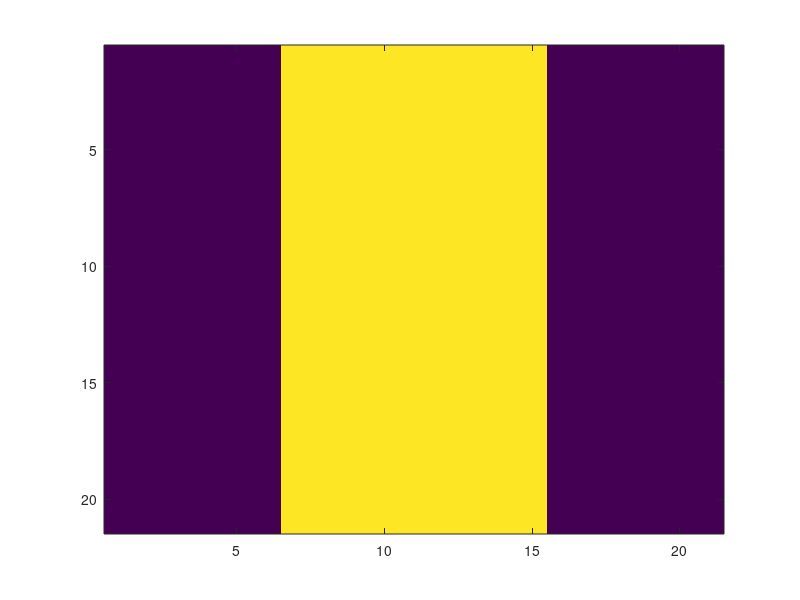
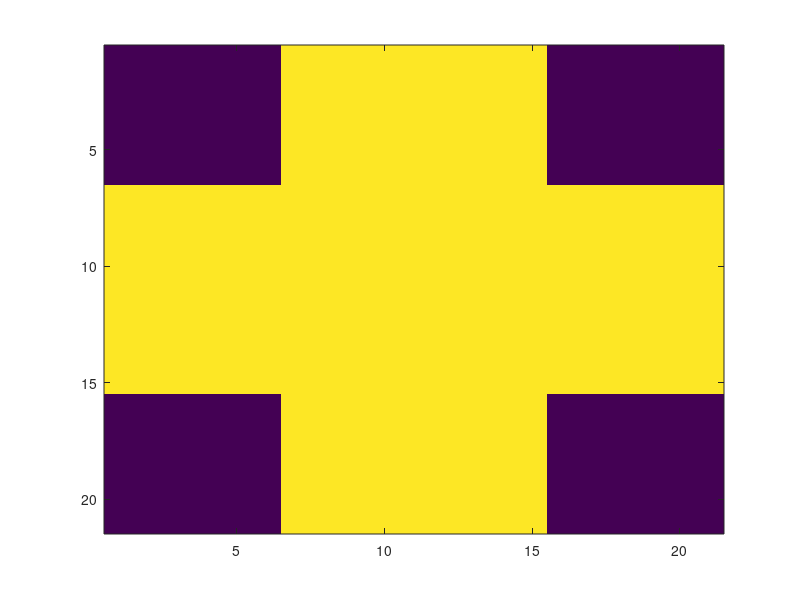
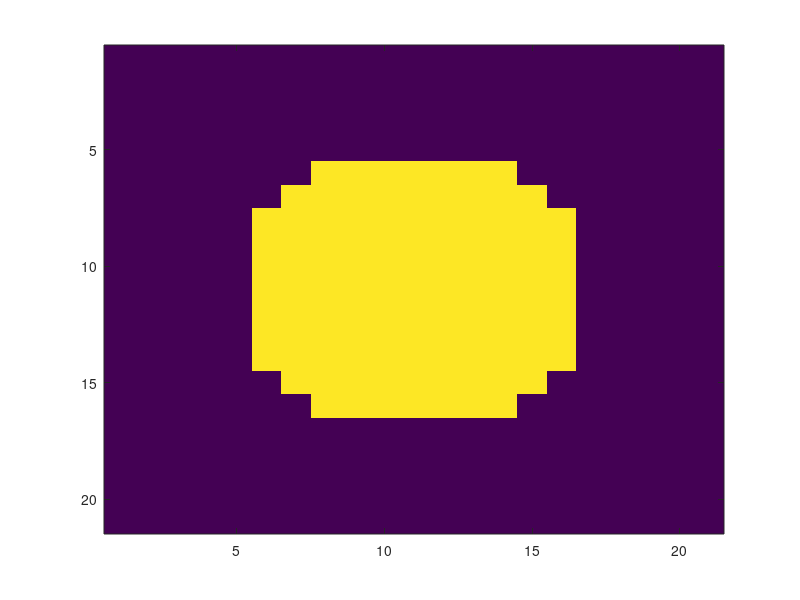
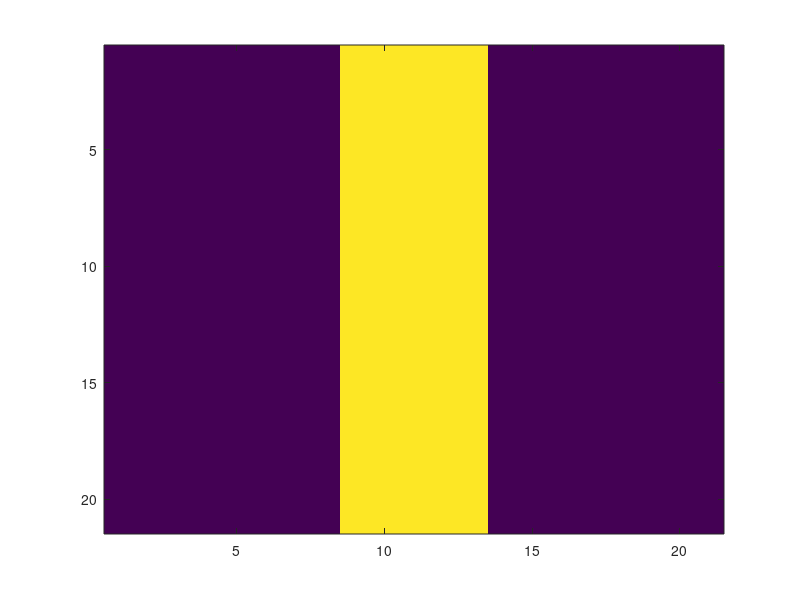

Reproduce these figures in MATLAB, in order.
close all
clear all

%% Using logical indexing to filter data
data = rand(5,5)
data>0.5
data(data>0.5) = 0

%% Using logical indexing to filter NaN data
data = rand(5,5);
data(data>0.3) = NaN
data(~isnan(data)) % Notice that we lose the structure of data here
mean(data(~isnan(data)))

%% Mixing logical and regular indexing to find rows
data = rand(5,5)
sum(data,2)
sum(data,2)>2.6
data( sum(data,2)>2.6, : )

%% Mixing multiple matricies of equal size
xp = -1:0.1:1;
yp = -1:0.1:1;

% Make a 2d grid. Note that meshgrid and ndgrid treat coordinate 2
% differently, so it's important to be consistent and careful or you will
% get mirror images.
[x,y] = meshgrid(xp, yp)

%% 

% Make a map of zeros. Everywhere we turn to "1" will be part of the shape.
shapeMap = zeros(size(x));

shapeMap( abs(x)<0.5 ) = 1;

figure; 
imagesc(shapeMap)

shapeMap( abs(y)<0.5 ) = 1;

figure; 
imagesc(shapeMap)

%% 
% There are functions for converting to cylindrical coordinates, but I am
% going to ignore them and just calculate the projected r coordinate for
% our shape
s = sqrt(x.^2 + y.^2);
bodyR = 0.6;

% Make a map of zeros. Everywhere we turn to "1" will be part of the shape.
shapeMap = zeros(size(x));

% Now we use logical indexing to mark the areas we want to mess with. Read
% this section as set any area less than MaxZ AND greater than MinZ AND
% with a radius less than bodyR to 1. 
shapeMap( s < bodyR ) = 1;

figure; 
imagesc(shapeMap)

%% Boolean operations let you make more complicated logic

mapX = abs(x)<0.25;
mapY = abs(y)<0.25;

figure; 
imagesc(mapX)

figure; 
imagesc(mapY)

shapeMap = zeros(size(x));
shapeMap( mapX & mapY ) = 1;
figure;
imagesc(shapeMap);

shapeMap = zeros(size(x));
shapeMap( mapX | mapY ) = 1;
figure;
imagesc(shapeMap);


%% Using logical indexing to make masks

data = rand(size(shapeMap));
figure;
imagesc(data);
data(shapeMap==0) = 0;
figure;
imagesc(data);
mean(data( shapeMap~=0))

%%

